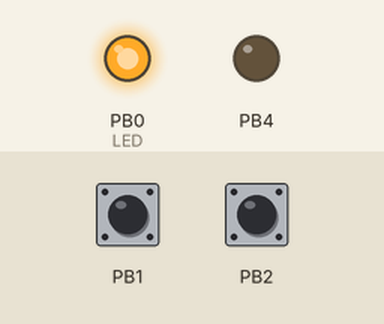
A sketch run on a simulated ATtiny85, built with avr-gcc and run on an emulated ATtiny85. Shown: output pins drawn as LEDs (lit = HIGH). Inputs (shaded band) come from the test bench; at power-on: PB1 HIGH, PB2 HIGH.

Above: at 1.2 s.
1.3 s: PB1 pulled LOW for 1 s
At 2.8 s:
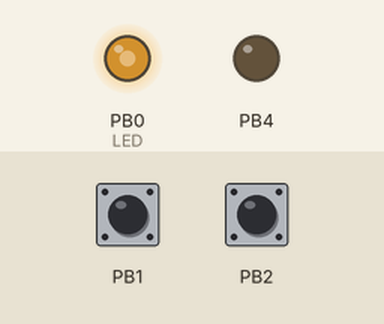
4.3 s: PB1 pulled LOW for 3.2 s
At 6.4 s:
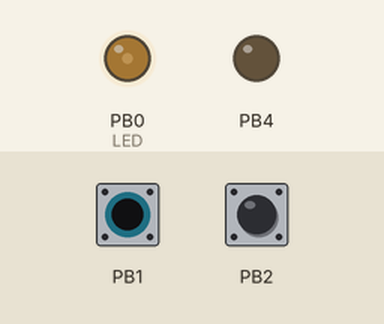
9.0 s: PB2 pulled LOW for 3.2 s
At 12.0 s:
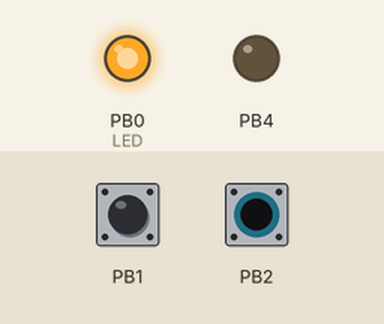
Timing chart, 0 to 13.5 s (numbered marks = the images above; inputs shaded):
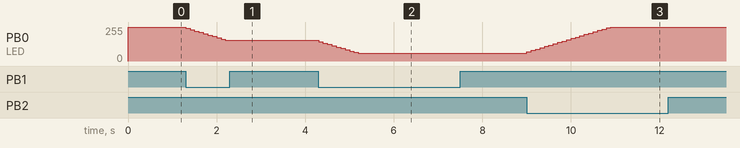

Measured:
- after the input at 1.3 s, PB0 (LED): moves from 255/255 to 155/255 over 0.90 s, starting at once
- after the input at 4.3 s, PB0 (LED): moves from 155/255 to 60/255 over 0.90 s, starting at once
- after the input at 9.0 s, PB0 (LED): moves from 60/255 to 252/255 over 1.9 s, starting at once

The sketch:

2_interrupcao.ino
```cpp
#include <avr/interrupt.h> // Para usar as interrupções
#include <avr/sleep.h>     // Para usar as funções de sleep do sistema
#include <avr/interrupt.h>
#include <avr/io.h>

#define LOW     ( 0 )
#define HIGH    ( 1 )
#define INPUT   ( 0 )
#define OUTPUT  ( 1 )

#define  BP  PB2          // Pino 2
#define  BM  PB1          // Pino 1 - Has PWM

#define  LED PB0          // Pino 0 - Has interrupt
#define  POF PB4          // Pino 4 - Estado ligado ou desligado

#define cbi(sfr, bit) (_SFR_BYTE(sfr) &= ~_BV(bit) )
#define sbi(sfr, bit) (_SFR_BYTE(sfr) |= _BV(bit) )

#define bgp( button ) (!(PINB & (1 << button)))

uint8_t digital_read(uint8_t pin) {
  if ((PINB & (1 << pin)) > 0)
    return HIGH;
  return LOW;
}

void digital_write(uint8_t pin, uint8_t value) {
  uint8_t sreg;
  if (value == HIGH) {
    sreg = SREG;
    cli();
    sbi(PORTB, pin);
    SREG = sreg;
  } else { // value == LOW
    sreg = SREG;
    cli();
    cbi(PORTB, pin);
    SREG = sreg;
  }
}

void pin_mode(uint8_t pin, uint8_t mode) {
  uint8_t sreg;
  if (mode == OUTPUT) {
    sreg = SREG;
    cli();
    sbi(DDRB, pin);
    SREG = sreg;
  } else { // mode == INPUT
    sreg = SREG;
    cli();
    cbi(DDRB, pin);
    SREG = sreg;
  }
}


void setup() {
  pin_mode( LED, OUTPUT );
  pin_mode( POF, OUTPUT );
  pin_mode( BP , INPUT  );
  pin_mode( BM , INPUT  );

  cbi(MCUCR, PUD ); // PUD = PULL UP DISABLE = desabilitado

  sbi( PORTB, BM );
  sbi( PORTB, BP );

  GIMSK |= _BV(PCIE);
  PCMSK |= _BV(PCINT1) | _BV(PCINT2);
  sei();
}

static int DUTY = 255;

void loop() {

  if ( bgp(BP) && bgp(BM) ) {
    DUTY = 0;
  } else {
    if ( bgp(BP) ) {
      DUTY = (DUTY + 10) < 252 ? DUTY + 10 : 252;
    }
    if ( bgp(BM) ) {
      DUTY = (DUTY - 10) > 60   ? DUTY - 10 :   60;
    }
    analogWrite( LED, DUTY );
  }
  delay(100);
}


ISR ( PCINT0_vect ) {
}

// SETA O PINO COMO HIGH
void pinHigh(uint8_t pin) {
  uint8_t sreg = SREG;
  cli();
  sbi(PORTB, pin);
  SREG = sreg;
}

// SETA O PINO COMO LOW
void pinLow( uint8_t pin ) {
  uint8_t sreg = SREG;
  cli();
  cbi(PORTB, pin);
  SREG = sreg;
}


// INVERTE OS VALORES DO PINO
void pinToggle( uint8_t pin ) {
  if ( PORTB & (1 << pin) > 0)
    pinLow(pin);
  else
    pinHigh(pin);
}
```
